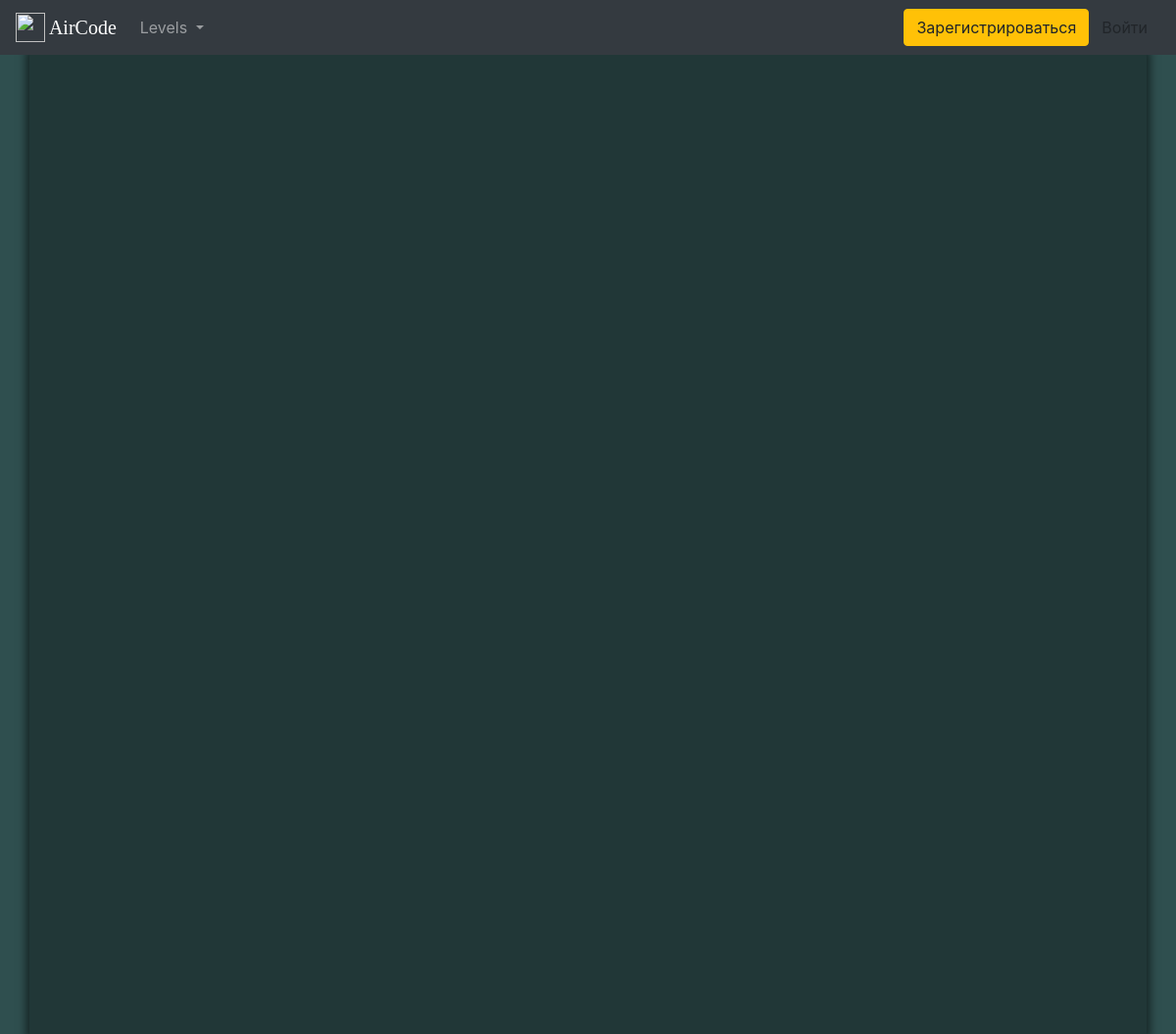
Page /task_template/5/comments/ on the earlier database version.
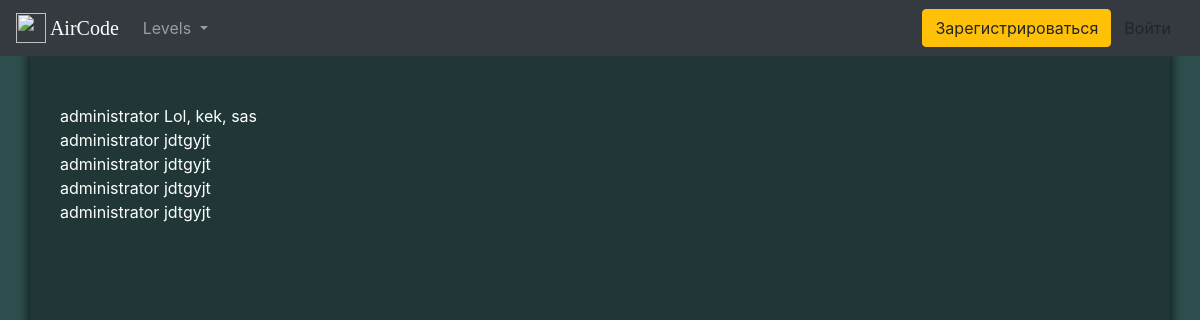
Same page on the later database version.
### main/models.py (models this page shows, shortened)
class Comment(models.Model):
    article = models.ForeignKey(Task, on_delete=models.CASCADE)
    author = models.ForeignKey(User, on_delete=models.CASCADE)
    comment_text = models.CharField(max_length=350, verbose_name="текст комментария")

### main/views.py (the view, shortened to what this page needs)
class TaskCommentView(DetailView):
    template_name = "main/tasks_comment.html"
    def get_context_data(self, *args, **kwargs):
        context = {}
        context["form"] = CommentForm()
        context["comments"] = Comment.objects.filter(article__id=self.kwargs["pk"])
        return context
    def get(self, request, *args, **kwargs):
        context = self.get_context_data(*args, **kwargs)
        return render(request, self.template_name, context=context)

### main/templates/main/tasks_comment.html (shortened to what this page needs)
{% extends 'main/base.html' %}
{% load static %}
{% block content %}
    <div class="container-fluid" style="background-color: darkslategray">
        <div class="container justify-content-center home-page-mid-bar">
            <br><br>
            <div class="container-fluid justify-content-center">
                <div class="comments">
                    {% for content in comments%}
                        <div>
                            {{ content.author }}
                            {{ content.comment_text }}
                        </div>
                    {% endfor %}
                </div>
            </div>
            <br><br><br><br><br><br>
        </div>
    </div>
{% endblock %}

### main/templates/main/base.html (shortened to what this page needs)
<!doctype html>
{% load static %}
<html lang="en">
  <head>
    <link rel="stylesheet" href="https://stackpath.bootstrapcdn.com/bootstrap/4.4.1/css/bootstrap.min.css">
    <link rel="stylesheet" href="{% static 'main/style.css' %}">
    <link rel="stylesheet" href="{% static 'main/themes/css/monokai.css' %}">
  </head>
  <body>
    <nav class="navbar navbar-expand-lg navbar-dark bg-dark">
      <a style="
    font-family: cursive;" class="navbar-brand" href="{% url 'home'%}"><img src="https://image.flaticon.com/icons/svg/2809/2809495.svg" width="30" height="30" class="d-inline-block align-top" alt="">
    AirCode</a>
  <div class="collapse navbar-collapse" id="navbarSupportedContent">
    <ul class="navbar-nav mr-auto">
      <li class="nav-item dropdown">
        <a class="nav-link dropdown-toggle" href="#" id="navbarDropdown" role="button" data-toggle="dropdown" aria-haspopup="true" aria-expanded="false">
          Levels
        </a>
      </li>
    </ul>
      {% if user.is_authenticated %}
            <span>
                <a class="btn btn-warning my-2 my-sm-0" href="#">Аккаунт</a>
            </span>
      {% else %}
            <span>
                <a class="btn btn-warning my-2 my-sm-0" href="{% url 'register' %}">      Зарегистрироваться</a>
            </span>
            <span>
                <a class="btn btn-access my-2 my-sm-0" href="{% url 'login' %}">      Войти</a>
            </span>
      {% endif %}
  </div>
</nav>
  {% block content %}
  {% endblock %}
  </body>
</html>

### main/static/main/style.css (style rules this page uses)
.home-page-mid-bar { background-color: rgba(0, 0, 0, 0.3); color: white; box-shadow: 0 0 8px 4px rgba(0, 0, 0, 0.5); min-height: 1000px; }
body > div > div > div > div > div { -webkit-transition: all 0.3s ease; -moz-transition: all 0.3s ease; -o-transition: all 0.3s ease; transition: all 0.3s ease; }

Differences in the rows shown:
added Comment: author "administrator", comment_text "Lol, kek, sas"
added Comment: author "administrator", comment_text "jdtgyjt"
added Comment: author "administrator", comment_text "jdtgyjt"
added Comment: author "administrator", comment_text "jdtgyjt"
added Comment: author "administrator", comment_text "jdtgyjt"
